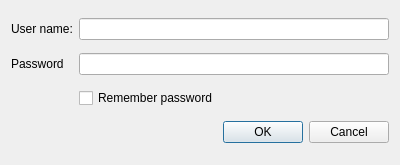
<?xml version="1.0" encoding="UTF-8"?>
<ui version="4.0">
 <class>LoginDialog</class>
 <widget class="QDialog" name="LoginDialog">
  <property name="geometry">
   <rect>
    <x>0</x>
    <y>0</y>
    <width>400</width>
    <height>165</height>
   </rect>
  </property>
  <property name="windowTitle">
   <string>Enter log in details</string>
  </property>
  <layout class="QGridLayout" name="gridLayout">
   <item row="0" column="0">
    <widget class="QLabel" name="label">
     <property name="text">
      <string>User name:</string>
     </property>
    </widget>
   </item>
   <item row="0" column="1">
    <widget class="QLineEdit" name="userNameLineEdit"/>
   </item>
   <item row="1" column="0">
    <widget class="QLabel" name="label_2">
     <property name="text">
      <string>Password</string>
     </property>
    </widget>
   </item>
   <item row="1" column="1">
    <widget class="QLineEdit" name="passwordLineEdit">
     <property name="echoMode">
      <enum>QLineEdit::Password</enum>
     </property>
    </widget>
   </item>
   <item row="4" column="0" colspan="2">
    <widget class="QDialogButtonBox" name="buttonBox">
     <property name="orientation">
      <enum>Qt::Horizontal</enum>
     </property>
     <property name="standardButtons">
      <set>QDialogButtonBox::Cancel|QDialogButtonBox::Ok</set>
     </property>
    </widget>
   </item>
   <item row="2" column="1">
    <widget class="QCheckBox" name="rememberMe">
     <property name="text">
      <string>Remember password</string>
     </property>
    </widget>
   </item>
  </layout>
 </widget>
 <tabstops>
  <tabstop>userNameLineEdit</tabstop>
  <tabstop>passwordLineEdit</tabstop>
  <tabstop>rememberMe</tabstop>
  <tabstop>buttonBox</tabstop>
 </tabstops>
 <resources/>
 <connections>
  <connection>
   <sender>buttonBox</sender>
   <signal>accepted()</signal>
   <receiver>LoginDialog</receiver>
   <slot>accept()</slot>
   <hints>
    <hint type="sourcelabel">
     <x>248</x>
     <y>254</y>
    </hint>
    <hint type="destinationlabel">
     <x>157</x>
     <y>274</y>
    </hint>
   </hints>
  </connection>
  <connection>
   <sender>buttonBox</sender>
   <signal>rejected()</signal>
   <receiver>LoginDialog</receiver>
   <slot>reject()</slot>
   <hints>
    <hint type="sourcelabel">
     <x>316</x>
     <y>260</y>
    </hint>
    <hint type="destinationlabel">
     <x>286</x>
     <y>274</y>
    </hint>
   </hints>
  </connection>
 </connections>
</ui>
